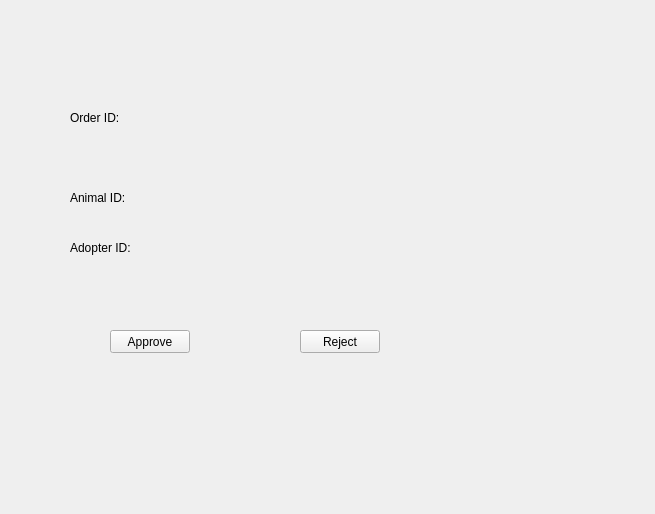
<?xml version="1.0" encoding="UTF-8"?>
<ui version="4.0">
 <class>detailorder</class>
 <widget class="QWidget" name="detailorder">
  <property name="geometry">
   <rect>
    <x>0</x>
    <y>0</y>
    <width>655</width>
    <height>514</height>
   </rect>
  </property>
  <property name="windowTitle">
   <string>Form</string>
  </property>
  <widget class="QLabel" name="label_1">
   <property name="geometry">
    <rect>
     <x>70</x>
     <y>110</y>
     <width>91</width>
     <height>16</height>
    </rect>
   </property>
   <property name="text">
    <string>Order ID:</string>
   </property>
  </widget>
  <widget class="QLabel" name="label_3">
   <property name="geometry">
    <rect>
     <x>70</x>
     <y>190</y>
     <width>101</width>
     <height>16</height>
    </rect>
   </property>
   <property name="text">
    <string>Animal ID:</string>
   </property>
  </widget>
  <widget class="QLabel" name="label_4">
   <property name="geometry">
    <rect>
     <x>70</x>
     <y>240</y>
     <width>101</width>
     <height>16</height>
    </rect>
   </property>
   <property name="text">
    <string>Adopter ID:</string>
   </property>
  </widget>
  <widget class="QPushButton" name="approve">
   <property name="geometry">
    <rect>
     <x>110</x>
     <y>330</y>
     <width>80</width>
     <height>23</height>
    </rect>
   </property>
   <property name="text">
    <string>Approve</string>
   </property>
  </widget>
  <widget class="QPushButton" name="reject">
   <property name="geometry">
    <rect>
     <x>300</x>
     <y>330</y>
     <width>80</width>
     <height>23</height>
    </rect>
   </property>
   <property name="text">
    <string>Reject</string>
   </property>
  </widget>
  <widget class="QWidget" name="">
   <property name="geometry">
    <rect>
     <x>240</x>
     <y>110</y>
     <width>161</width>
     <height>171</height>
    </rect>
   </property>
   <layout class="QVBoxLayout" name="verticalLayout">
    <item>
     <widget class="QLabel" name="label_orderID">
      <property name="text">
       <string/>
      </property>
     </widget>
    </item>
    <item>
     <widget class="QLabel" name="label_animalID">
      <property name="text">
       <string/>
      </property>
     </widget>
    </item>
    <item>
     <widget class="QLabel" name="label_adopterID">
      <property name="text">
       <string/>
      </property>
     </widget>
    </item>
   </layout>
  </widget>
 </widget>
 <resources/>
 <connections/>
</ui>
